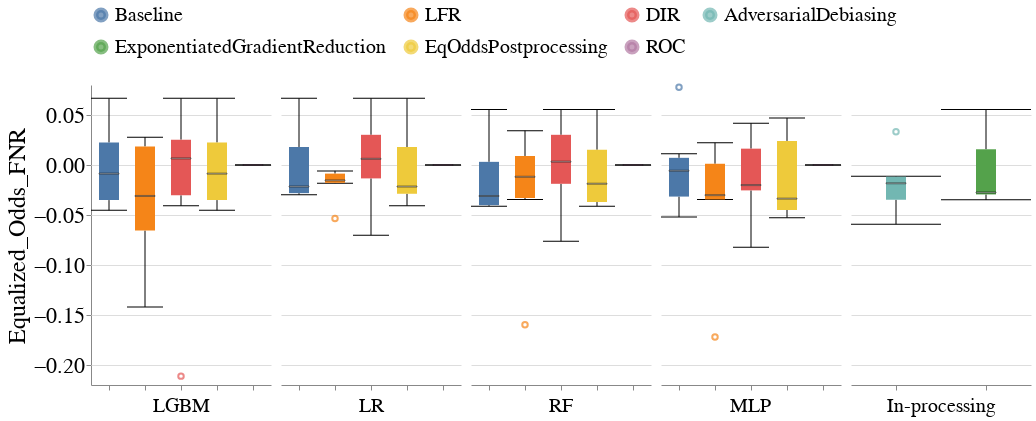

Notebook code for this chart:
### Code cell
create_box_plot_for_diff_interventions(all_group_metrics_df,
                                       dataset_name=DATASET_NAMES[0],
                                       metric_name='Equalized_Odds_FNR',
                                       vals_to_replace=vals_to_replace,
                                       group=SENSITIVE_ATTR_FOR_INTERVENTION)

### Figure 1 — Vega-Lite specification as saved in the notebook (floating-point values rounded to 4 significant figures; data arrays with more than 128 entries replaced by an {"elided": "..."} marker saying what was removed)
{"config": {"view": {"continuousWidth": 400, "continuousHeight": 300, "stroke": null}, "axis": {"labelFontSize": 22, "labelFontWeight": "normal", "titleFontSize": 24, "titleFontWeight": "normal"}, "facet": {"spacing": 10}, "header": {"labelFontSize": 20, "labelOrient": "bottom", "labelPadding": 5, "titleFontSize": 20}, "legend": {"columns": 4, "direction": "horizontal", "labelFontSize": 20, "labelLimit": 400, "orient": "top", "symbolStrokeWidth": 5, "titleAnchor": "middle", "titleFontSize": 22, "titleLimit": 300}, "title": {"fontSize": 20}}, "data": {"name": "data-949386c8f16a9de67d0cb972468433dc"}, "mark": {"type": "boxplot", "median": {"stroke": "black", "strokeWidth": 0.7}, "size": 20, "ticks": true}, "encoding": {"color": {"field": "Fairness_Intervention", "sort": ["Baseline", "LFR", "DIR", "AdversarialDebiasing", "ExponentiatedGradientReduction", "EqOddsPostprocessing", "ROC"], "title": null, "type": "nominal"}, "column": {"field": "Model_Name", "sort": ["LGBM", "LR", "RF", "MLP", "In-processing"], "title": null, "type": "nominal"}, "x": {"axis": {"labels": false}, "field": "Fairness_Intervention", "sort": ["Baseline", "LFR", "DIR", "AdversarialDebiasing", "ExponentiatedGradientReduction", "EqOddsPostprocessing", "ROC"], "title": null, "type": "nominal"}, "y": {"field": "Metric_Value", "scale": {"zero": false}, "title": "Equalized_Odds_FNR", "type": "quantitative"}}, "resolve": {"scale": {"x": "independent"}}, "width": 180, "$schema": "https://vega.github.io/schema/vega-lite/v4.17.0.json", "datasets": {"data-949386c8f16a9de67d0cb972468433dc": {"elided": "132 records"}}}
